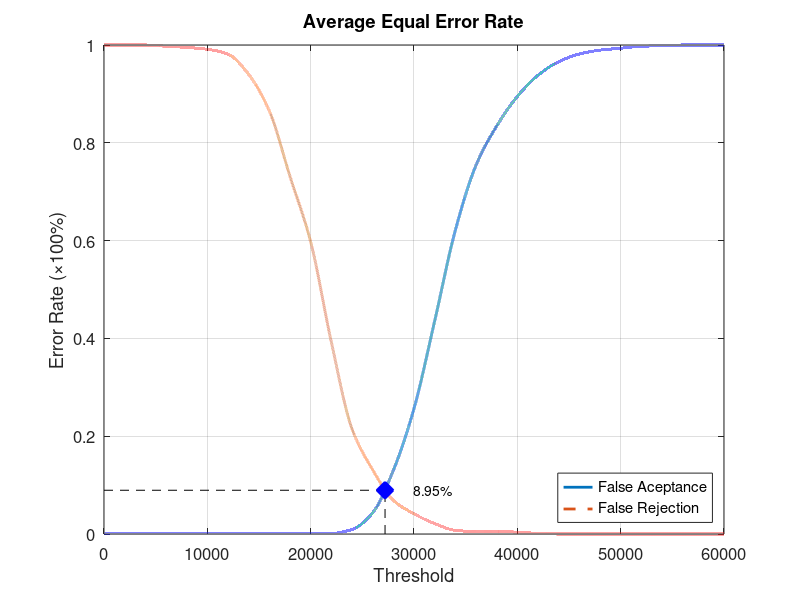
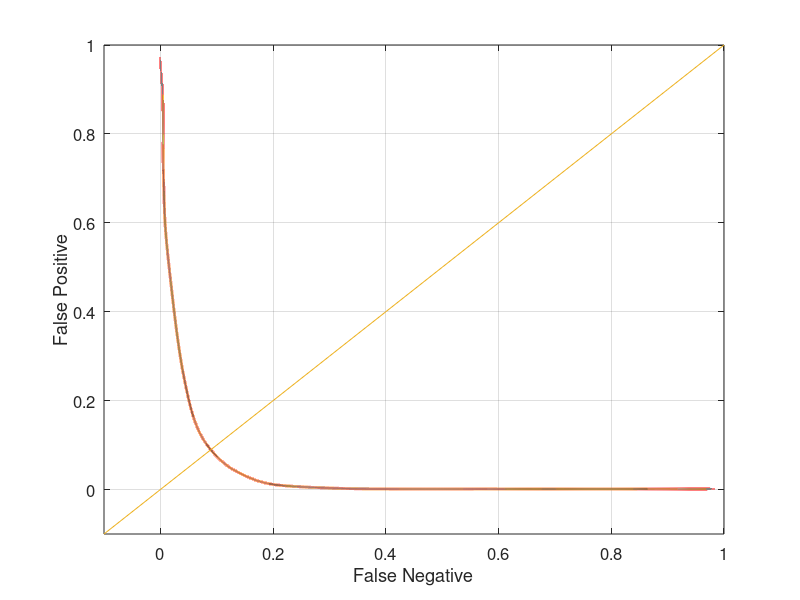

The MATLAB source for these figures, in order:
function yEER = Experiment5Average
close all;
clear;
clc;
x = 0:2000:60000;
xq = 0:0.5:60000;

y0 = [0 0.00131579 0.00131579 0.00131579 0.00131579 0.00131579 0.00131579 0.00131579 0.00131579 0.00131579 0.00131579 0.00131579 0.00921053 0.043421 0.130263 0.256579 0.435526 0.621053 0.753947 0.834211 0.894737 0.938158 0.96579 0.981579 0.989474 0.993421 0.997368 0.998684 1 1 1];
yy0 = interp1(x, y0, xq, 'pchip');
y1 = [1 1 1 0.9975 0.995 0.99125 0.98125 0.94 0.865 0.73125 0.5975 0.3925 0.215 0.13125 0.06875 0.04125 0.02125 0.0075 0.005 0.005 0.00375 0.00125 0 0 0 0 0 0 0 0 0];
yy1 = interp1(x, y1, xq, 'pchip');

% Calculating EER: 
y2 = abs(y0 - y1);
find(y2 == min(y2))
yy2 = abs(yy0 - yy1);
xEER = find(yy2 == min(yy2));
xEERIndex = xq(xEER) % X-axis EER
yEER = yy0(xEER) % Y-axis EER

main = figure
plot(xq, yy0,'-','LineWidth', 2);	hold on
plot(xq, yy1,'--','LineWidth', 2);	hold on
plot([xEERIndex xEERIndex], [0 yEER], 'k--');	hold on
plot([0 xEERIndex], [yEER yEER], 'k--');	hold on
plot(xEERIndex, yEER, 'bx', 'LineWidth', 10);	hold on
text(xEERIndex + 10 * xEERIndex / 100, yEER, [num2str(round((10000 * yEER)) / 100) '%'])
legend('False Aceptance', 'False Rejection', 'Location', 'SouthEast')
xlabel('Threshold')
ylabel('Error Rate (\times100%)')
title('Average Equal Error Rate')
set(gca, 'FontSize', 12)
axis([0 60000 0 1])
grid on

print(main, 'Experiment5AverageMain', '-dpng');
FNRxFPR = figure('Color', [1 1 1]);
plot(yy1, yy0, '-', yy1, yy0, 'LineWidth', 2);
hold on
y = -0.1:0.1:1
plot(y, y); 
set(gca, 'FontSize', 12)
xlabel('False Negative')
ylabel('False Positive')
axis([-0.1 1 -0.1 1])
set(gca, 'FontSize', 12)
grid on

print(FNRxFPR, 'Experiment5AverageFNRxFPR','-dpng');
end
